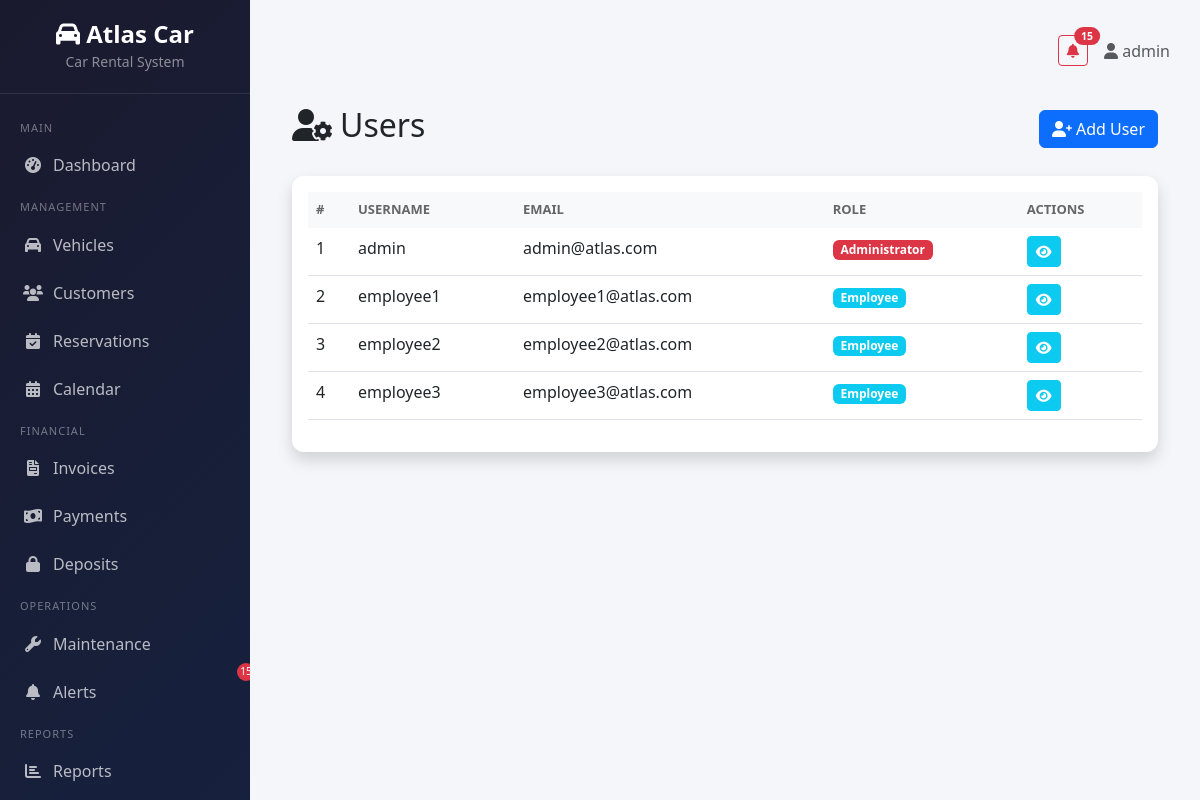
/accounts/users/ (signed in), run on the app's committed database.
### accounts/models.py (models this page shows, shortened)
class Profile(models.Model):
    ROLE_CHOICES = [
        ('admin', 'Administrator'),
        ('employee', 'Employee'),
    ]
    user = models.OneToOneField(User, on_delete=models.CASCADE)
    role = models.CharField(max_length=20, choices=ROLE_CHOICES, default='employee')
    phone = models.CharField(max_length=20, blank=True)
    photo = models.ImageField(upload_to='profiles/', blank=True, null=True)
    def is_admin(self):
        return self.role == 'admin'

### accounts/views.py (the view)
# urls.py: path('users/', views.user_list_view, name='user_list'),
@login_required
def user_list_view(request):
    profiles = Profile.objects.select_related('user').all()
    return render(request, 'accounts/user_list.html', {'profiles': profiles})

### core/context_processors.py (called while the page is built)
def notifications_context(request):
    context = {}
    if request.user.is_authenticated:
        unread_alerts = Alert.objects.filter(is_read=False)
        context['unread_alerts_count'] = unread_alerts.count()
        context['unread_alerts'] = unread_alerts[:5]
    return context

### templates/accounts/user_list.html
{% extends 'base.html' %}
{% block content %}
<div class="container-fluid">
    <div class="d-flex justify-content-between align-items-center mb-4">
        <h2><i class="fas fa-user-cog me-2"></i>Users</h2>
        <a href="{% url 'accounts:register' %}" class="btn btn-primary">
            <i class="fas fa-user-plus me-1"></i>Add User
        </a>
    </div>
    <div class="card shadow">
        <div class="card-body">
            <div class="table-responsive">
                <table class="table table-hover">
                    <thead class="table-light">
                        <tr>
                            <th>#</th>
                            <th>Username</th>
                            <th>Email</th>
                            <th>Role</th>
                            <th>Actions</th>
                        </tr>
                    </thead>
                    <tbody>
                        {% for profile in profiles %}
                        <tr>
                            <td>{{ profile.pk }}</td>
                            <td>{{ profile.user.username }}</td>
                            <td>{{ profile.user.email }}</td>
                            <td>
                                <span class="badge {% if profile.is_admin %}bg-danger{% else %}bg-info{% endif %}">
                                    {{ profile.get_role_display }}
                                </span>
                            </td>
                            <td>
                                <a href="{% url 'accounts:profile' %}" class="btn btn-sm btn-info text-white">
                                    <i class="fas fa-eye"></i>
                                </a>
                            </td>
                        </tr>
                        {% empty %}
                        <tr>
                            <td colspan="5" class="text-center text-muted">No users found.</td>
                        </tr>
                        {% endfor %}
                    </tbody>
                </table>
            </div>
        </div>
    </div>
</div>
{% endblock %}

### templates/base.html (shortened to what this page needs)
{% load static %}
<!DOCTYPE html>
<html lang="en">
<head>
    <link href="https://cdn.jsdelivr.net/npm/bootstrap@5.3.0/dist/css/bootstrap.min.css" rel="stylesheet">
    <link href="https://cdnjs.cloudflare.com/ajax/libs/font-awesome/6.0.0/css/all.min.css" rel="stylesheet">
</head>
<body>
    {% if user.is_authenticated %}
    <div class="sidebar">
        <div class="brand">
            <h4><i class="fas fa-car"></i> Atlas Car</h4>
            <small style="color: rgba(255,255,255,0.5);">Car Rental System</small>
        </div>
        <nav class="mt-3">
            <div class="nav-section">Main</div>
            <a href="{% url 'dashboard:home' %}" class="nav-link {% if request.resolver_match.url_name == 'home' %}active{% endif %}">
                <i class="fas fa-tachometer-alt"></i> Dashboard
            </a>
            <div class="nav-section">Management</div>
            <a href="{% url 'vehicles:vehicle_list' %}" class="nav-link {% if 'vehicle' in request.path %}active{% endif %}">
                <i class="fas fa-car"></i> Vehicles
            </a>
            <a href="{% url 'customers:customer_list' %}" class="nav-link {% if 'customer' in request.path %}active{% endif %}">
                <i class="fas fa-users"></i> Customers
            </a>
            <a href="{% url 'reservations:reservation_list' %}" class="nav-link {% if 'reservation' in request.path %}active{% endif %}">
                <i class="fas fa-calendar-check"></i> Reservations
            </a>
            <a href="{% url 'reservations:reservation_calendar' %}" class="nav-link {% if 'calendar' in request.path %}active{% endif %}">
                <i class="fas fa-calendar-alt"></i> Calendar
            </a>
            <div class="nav-section">Financial</div>
            <a href="{% url 'invoices:invoice_list' %}" class="nav-link {% if 'invoice' in request.path %}active{% endif %}">
                <i class="fas fa-file-invoice"></i> Invoices
            </a>
            <a href="{% url 'payments:payment_list' %}" class="nav-link {% if 'payment' in request.path and 'deposit' not in request.path %}active{% endif %}">
                <i class="fas fa-money-bill-wave"></i> Payments
            </a>
            <a href="{% url 'payments:deposit_list' %}" class="nav-link {% if 'deposit' in request.path %}active{% endif %}">
                <i class="fas fa-lock"></i> Deposits
            </a>
            <div class="nav-section">Operations</div>
            <a href="{% url 'maintenance:maintenance_list' %}" class="nav-link {% if 'maintenance' in request.path %}active{% endif %}">
                <i class="fas fa-wrench"></i> Maintenance
            </a>
            <a href="{% url 'alerts:alert_list' %}" class="nav-link {% if 'alert' in request.path %}active{% endif %}" style="position:relative;">
                <i class="fas fa-bell"></i> Alerts
                {% if unread_alerts_count %}<span class="alert-badge">{{ unread_alerts_count }}</span>{% endif %}
            </a>
            <div class="nav-section">Reports</div>
            <a href="{% url 'reports:reports_index' %}" class="nav-link {% if 'report' in request.path %}active{% endif %}">
                <i class="fas fa-chart-bar"></i> Reports
            </a>
            <div class="nav-section">Account</div>
        </nav>
    </div>
    {% endif %}
    <div class="main-content">
        {% if user.is_authenticated %}
        <div class="top-bar">
            <div class="d-flex align-items-center gap-3">
                {% if unread_alerts_count %}
                <a href="{% url 'alerts:alert_list' %}" class="btn btn-outline-danger btn-sm position-relative">
                    <i class="fas fa-bell"></i>
                    <span class="position-absolute top-0 start-100 translate-middle badge rounded-pill bg-danger">
                        {{ unread_alerts_count }}
                    </span>
                </a>
                {% endif %}
                <span class="text-muted">
                    <i class="fas fa-user"></i> {{ user.get_full_name|default:user.username }}
                </span>
            </div>
        </div>
        {% endif %}
        {% block content %}{% endblock %}
    </div>
</body>
</html>

### templates/base.html (style rules this page uses)
:root { --sidebar-width: 250px; --primary-color: #0d6efd; }
body { font-family: 'Segoe UI', Tahoma, Geneva, Verdana, sans-serif; background: #f4f6f9; }
.sidebar { position: fixed; top: 0; left: 0; height: 100vh; width: var(--sidebar-width); background: linear-gradient(135deg, #1a1a2e, #16213e); color: #fff; overflow-y: auto; z-index: 1000; transition: all 0.3s; }
.sidebar .brand { padding: 20px; text-align: center; border-bottom: 1px solid rgba(255,255,255,0.1); }
.sidebar .brand h4 { margin: 0; color: #fff; font-weight: 700; }
.sidebar .nav-link { color: rgba(255,255,255,0.7); padding: 12px 20px; display: flex; align-items: center; gap: 10px; transition: all 0.3s; border-left: 3px solid transparent; }
.sidebar .nav-link i { width: 20px; text-align: center; }
.sidebar .nav-section { padding: 10px 20px 5px; font-size: 11px; text-transform: uppercase; color: rgba(255,255,255,0.4); letter-spacing: 1px; }
.main-content { margin-left: var(--sidebar-width); padding: 20px 30px; min-height: 100vh; }
.top-bar { display: flex; justify-content: space-between; align-items: center; margin-bottom: 25px; padding: 15px 0; }
.card { border: none; border-radius: 12px; box-shadow: 0 2px 10px rgba(0,0,0,0.08); transition: transform 0.2s; }
.table th { background: #f8f9fa; border: none; font-weight: 600; font-size: 13px; text-transform: uppercase; color: #666; }
.alert-badge { position: absolute; top: -5px; right: -5px; background: #dc3545; color: white; border-radius: 50%; width: 18px; height: 18px; font-size: 10px; display: flex; align-items: center; justify-content: center; }

### data on the page
Profile: pk "1", user.username "admin", user.email "admin@atlas.com", role "Administrator"
Profile: pk "2", user.username "employee1", user.email "employee1@atlas.com", role "Employee"
Profile: pk "3", user.username "employee2", user.email "employee2@atlas.com", role "Employee"
Profile: pk "4", user.username "employee3", user.email "employee3@atlas.com", role "Employee"

### other printed values
{{ unread_alerts_count }} "15"
{{ user.get_full_name|default:user.username }} "admin"
